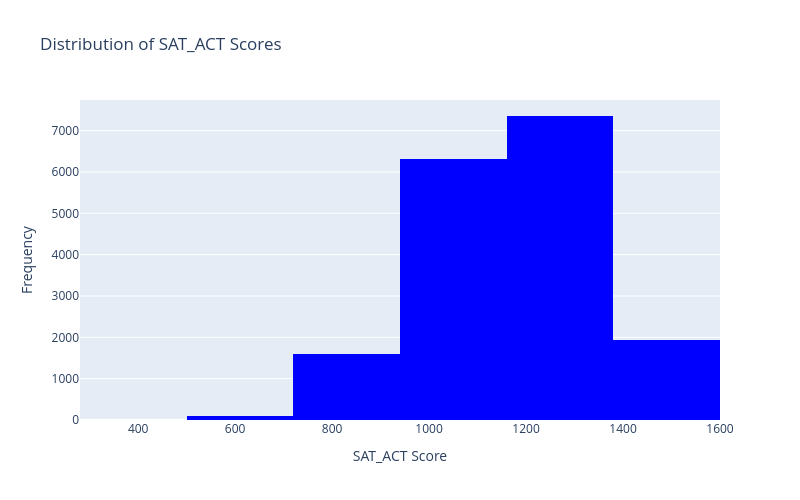

The notebook cell this image was saved under:
### Code cell
# Plotly histogram
# Step 1: Define six class intervals
bins = [280, 500, 720, 940, 1160, 1380, 1600]
# Step 2: Calculate frequency distribution
frequency, intervals = np.histogram(df['SAT_ACT'], bins=bins)

# Step 3: Display frequency distribution
print('SAT_ACT Score Intervals:', intervals)
print('Frequencies:', frequency)

# Step 4: Create histogram using Plotly
fig = px.histogram(
    df,
    x='SAT_ACT',
    nbins=6,
    color_discrete_sequence=['blue'],
    title='Distribution of SAT_ACT Scores',
    width=800,
    height=500
)

# Step 5: Set interval width and starting point
fig.update_traces(xbins=dict(start=280, end=1600, size=220))

# Step 6: Add axis labels
fig.update_layout(
    xaxis_title='SAT_ACT Score',
    yaxis_title='Frequency'
)

# Step 7: Display histogram
fig.show()

### Figure 1 — Plotly figure (JSON) as saved in the notebook; plotly's stock layout.template omitted (floating-point values rounded to 4 significant figures; data arrays with more than 128 entries replaced by an {"elided": "..."} marker saying what was removed)
{"data": [{"bingroup": "x", "hovertemplate": "SAT_ACT=%{x}<br>count=%{y}<extra></extra>", "legendgroup": "", "marker": {"color": "blue", "pattern": {"shape": ""}}, "name": "", "nbinsx": 6, "orientation": "v", "showlegend": false, "x": {"elided": "17339 int values"}, "xaxis": "x", "yaxis": "y", "type": "histogram", "xbins": {"end": 1600, "size": 220, "start": 280}}], "layout": {"xaxis": {"anchor": "y", "domain": [0.0, 1.0], "title": {"text": "SAT_ACT Score"}}, "yaxis": {"anchor": "x", "domain": [0.0, 1.0], "title": {"text": "Frequency"}}, "legend": {"tracegroupgap": 0}, "title": {"text": "Distribution of SAT_ACT Scores"}, "barmode": "relative", "height": 500, "width": 800}}
